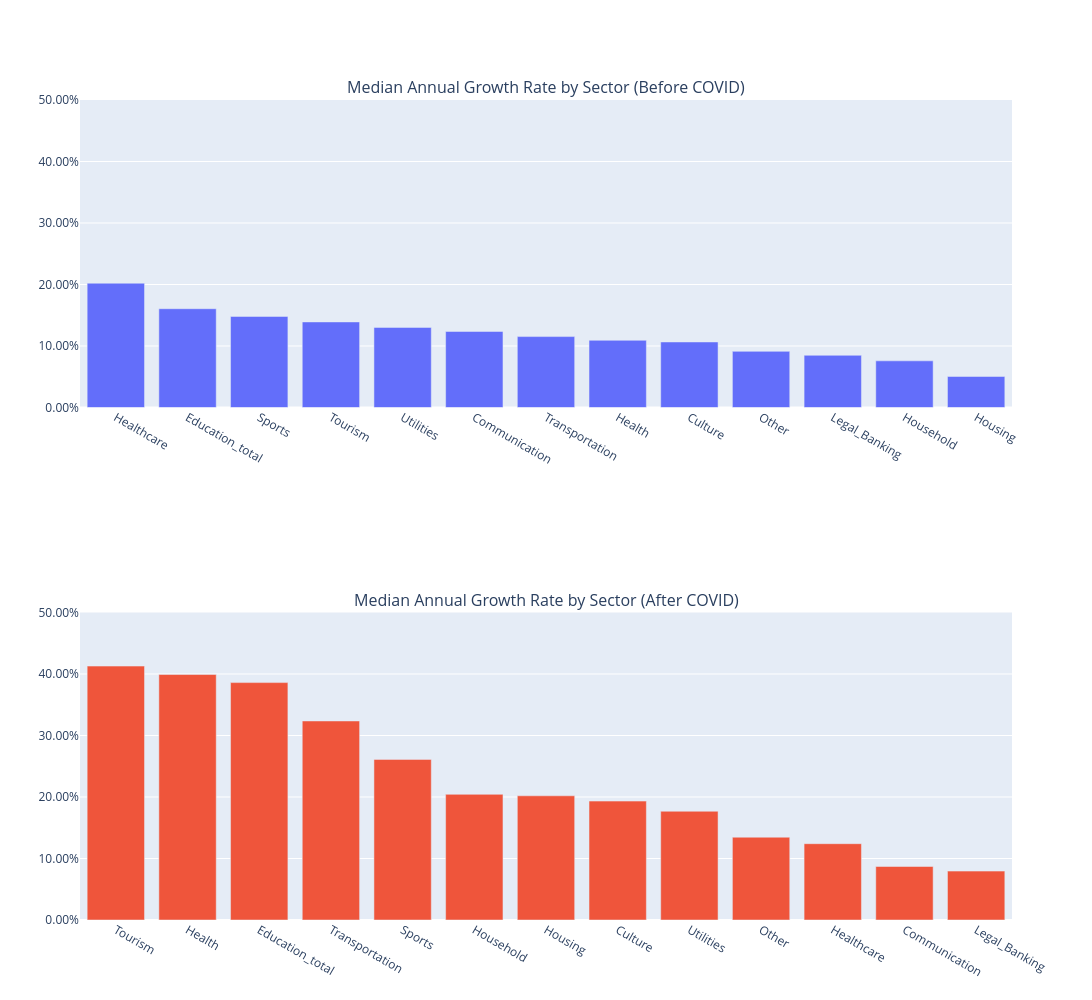

The notebook cell this image was saved under:
### Code cell
from plotly.subplots import make_subplots
import plotly.graph_objects as go

# Creating the layout
graph = make_subplots(
    rows=2, cols=1, 
    subplot_titles=('Median Annual Growth Rate by Sector (Before COVID)', 
                    'Median Annual Growth Rate by Sector (After COVID)')
)

# Adding the bars to the layout
graph.add_trace(go.Bar(x=pre_growth.index, y=pre_growth.values), row=1, col=1)
graph.add_trace(go.Bar(x=post_growth.index, y=post_growth.values), row=2, col=1)

# Formatting the table by setting dimensions, and also fixed x and y axis range
graph.update_layout(
    height=1000, 
    width=1200, 
    showlegend=False,
    # This locks the top chart
    xaxis_fixedrange=True, 
    yaxis_fixedrange=True,
    # This locks the bottom chart
    xaxis2_fixedrange=True, 
    yaxis2_fixedrange=True
)

# I set the Y-axis range and format for both subplots for comparison
graph.update_yaxes(range=[0, 50], tickformat=".2f", ticksuffix="%", row=1, col=1)
graph.update_yaxes(range=[0, 50], tickformat=".2f", ticksuffix="%", row=2, col=1)

graph.show()

### Figure 1 — Plotly figure (JSON) as saved in the notebook; plotly's stock layout.template omitted (floating-point values rounded to 4 significant figures)
{"data": [{"type": "bar", "x": ["Healthcare", "Education_total", "Sports", "Tourism", "Utilities", "Communication", "Transportation", "Health", "Culture", "Other", "Legal_Banking", "Household", "Housing"], "xaxis": "x", "y": [20.21, 16.06, 14.81, 13.91, 13.02, 12.36, 11.53, 10.92, 10.65, 9.13, 8.486, 7.588, 5.043], "yaxis": "y"}, {"type": "bar", "x": ["Tourism", "Health", "Education_total", "Transportation", "Sports", "Household", "Housing", "Culture", "Utilities", "Other", "Healthcare", "Communication", "Legal_Banking"], "xaxis": "x2", "y": [41.29, 39.91, 38.6, 32.36, 26.12, 20.43, 20.19, 19.33, 17.68, 13.46, 12.41, 8.7, 7.948], "yaxis": "y2"}], "layout": {"annotations": [{"font": {"size": 16}, "showarrow": false, "text": "Median Annual Growth Rate by Sector (Before COVID)", "x": 0.5, "xanchor": "center", "xref": "paper", "y": 1, "yanchor": "bottom", "yref": "paper"}, {"font": {"size": 16}, "showarrow": false, "text": "Median Annual Growth Rate by Sector (After COVID)", "x": 0.5, "xanchor": "center", "xref": "paper", "y": 0.375, "yanchor": "bottom", "yref": "paper"}], "height": 1000, "showlegend": false, "width": 1200, "xaxis": {"anchor": "y", "domain": [0, 1], "fixedrange": true}, "xaxis2": {"anchor": "y2", "domain": [0, 1], "fixedrange": true}, "yaxis": {"anchor": "x", "domain": [0.625, 1], "fixedrange": true, "range": [0, 50], "tickformat": ".2f", "ticksuffix": "%"}, "yaxis2": {"anchor": "x2", "domain": [0, 0.375], "fixedrange": true, "range": [0, 50], "tickformat": ".2f", "ticksuffix": "%"}}}
